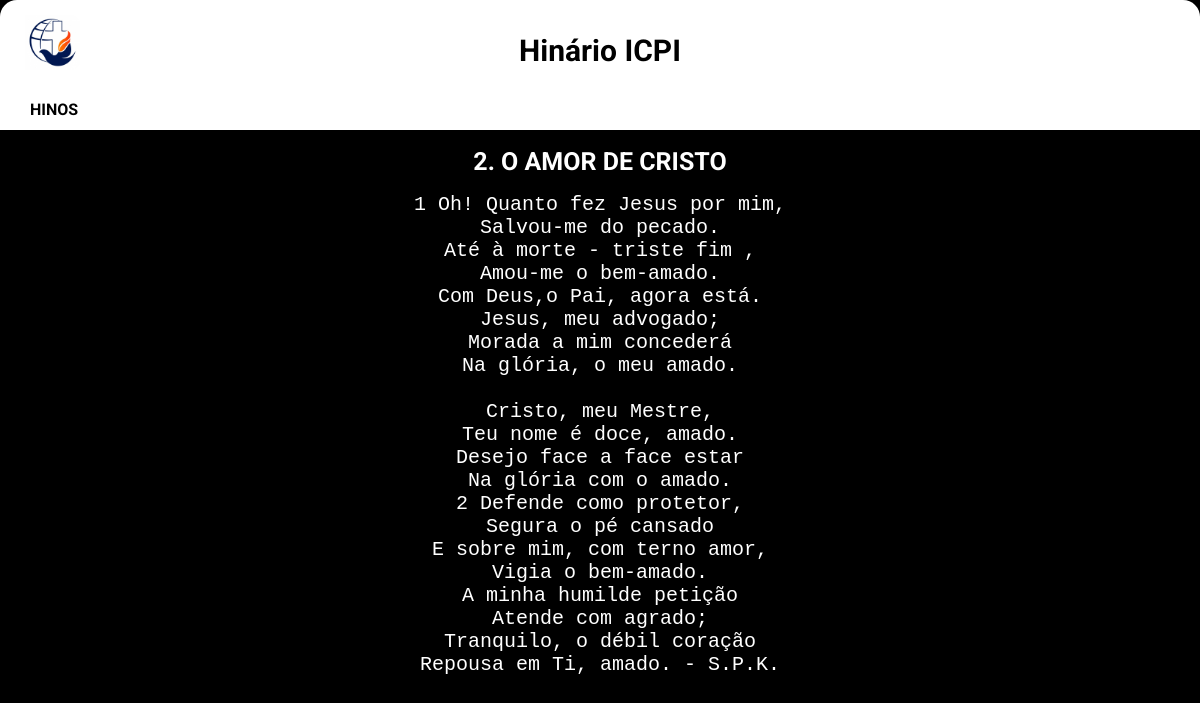
The app's page /hino/14/ with its own data.
### hinario/models.py (models this page shows, shortened)
class Hino(models.Model):
    titulo = models.CharField(max_length=100,verbose_name='Titulo')
    hino = models.TextField(verbose_name='Hino')

### hinario/views.py (the view)
# urls.py: path('hino/<int:id>/', views.hino, name='hino'),
def hino(request,id):
    hino = get_object_or_404(Hino, pk=id)
    return render(request,'hino-view.html',context= {
        'hino': hino,
        'search': False,
    })

### hinario/templates/hino-view.html (shortened to what this page needs)
{% extends 'base_global.html' %}
{% block content %}
<div class='container'>
<h1> {{ hino.titulo }} </h1>
<pre>{{hino.hino}}</pre>
</div>
{% endblock content %}

### base_static/base_style.css (style rules this page uses)
body { padding: 0; margin: 0; background-color: black; font-family: 'Roboto'; }
.container { display: block; color: white; }
.container pre { font-size: 20px; text-align: center; margin: auto; line-break: normal; }
.container h1 { font-size: 25px; text-align: center; }

### records on screen
Hino: titulo "2. O AMOR DE CRISTO", hino "1 Oh! Quanto fez Jesus por mim, Salvou-me do pecado. Até à morte - triste fim , Amou-me o bem-amado. Com Deus,o Pai, agora está. Jesus, meu advogado; Morada a mim concederá Na glória, o meu amado. Cristo, meu Mestre, Teu nome é doce, amado. Desejo face a face estar Na glória com o amado. 2 Defende como protetor, Segura o pé cansado E sobre mim, com terno amor, Vigia o bem-amado. A minha humilde petição Atende com agrado; Tranquilo, o débil coração Repousa em Ti, amado. - S.P.K."
